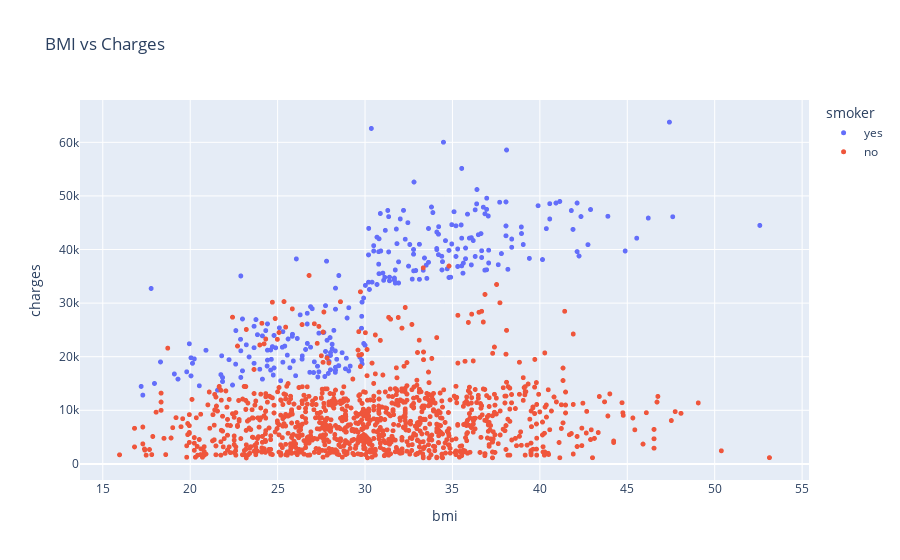

Notebook code cell kept with this figure:
### Markdown cell above
- There general trend seems to be medical charges increases with age. Howeverm there is a significant variation at every age, and it's clear that age alone cannot be used to accurately determine medical charges.<br>


- There are three clusters which seem to form a line with an increasing slope:
    1. "Healthy non-smokers" with relatively low medical expenses compares to other.
    2. Mix of smokers and non-smokers. This overlap may be due to non-smokers with major medical issues and smokers without major medical issues.
    3. Smokers, presumably with major medical issues that are possibly related to or worsened by smoking.

### Code cell
fig = px.scatter(medical_df,
                    x='bmi',
                    y='charges',
                    color="smoker",
                    hover_data=['sex','children'],
                    title="BMI vs Charges")
fig.update_traces(marker_size=5)
fig.write_image("bmi_vs_chargesfig.png")
fig.show()

### Figure 1 — Plotly figure (JSON) as saved in the notebook; plotly's stock layout.template omitted (floating-point values rounded to 4 significant figures; data arrays with more than 128 entries replaced by an {"elided": "..."} marker saying what was removed)
{"data": [{"customdata": {"elided": "274x2 mixed values"}, "hovertemplate": "smoker=yes<br>bmi=%{x}<br>charges=%{y}<br>sex=%{customdata[0]}<br>children=%{customdata[1]}<extra></extra>", "legendgroup": "yes", "marker": {"color": "#636efa", "size": 5, "symbol": "circle"}, "mode": "markers", "name": "yes", "showlegend": true, "type": "scattergl", "x": {"elided": "274 float values"}, "xaxis": "x", "y": {"elided": "274 float values"}, "yaxis": "y"}, {"customdata": {"elided": "1064x2 mixed values"}, "hovertemplate": "smoker=no<br>bmi=%{x}<br>charges=%{y}<br>sex=%{customdata[0]}<br>children=%{customdata[1]}<extra></extra>", "legendgroup": "no", "marker": {"color": "#EF553B", "size": 5, "symbol": "circle"}, "mode": "markers", "name": "no", "showlegend": true, "type": "scattergl", "x": {"elided": "1064 float values"}, "xaxis": "x", "y": {"elided": "1064 float values"}, "yaxis": "y"}], "layout": {"legend": {"title": {"text": "smoker"}, "tracegroupgap": 0}, "title": {"text": "BMI vs Charges"}, "xaxis": {"anchor": "y", "domain": [0, 1], "title": {"text": "bmi"}}, "yaxis": {"anchor": "x", "domain": [0, 1], "title": {"text": "charges"}}}}
